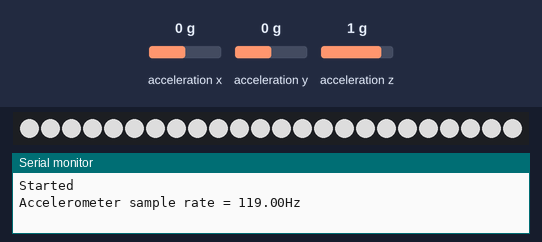
The sketch below on a simulated Arduino Nano 33 BLE. Parts: 24 RGB LEDs in strip order, left to right, the last lines printed to the serial monitor. The inputs (shaded band) are chosen by the test bench; at power-on: acceleration y 0 g, acceleration x 0 g, acceleration z 1 g. Dim RGB values are drawn brighter than linear.

Above: at 1.8 s.
1.9 s: acceleration y set to -1.4 g
5.0 s: acceleration x set to 0.8 g
At 7.9 s:
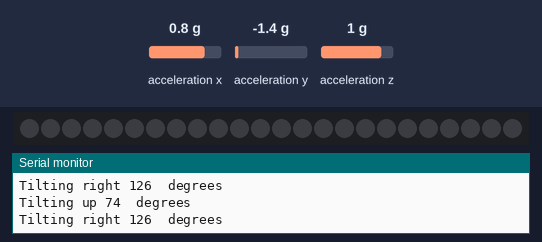
9.9 s: acceleration x set to 0 g
13.0 s: acceleration y set to 0 g
At 14.02 s:
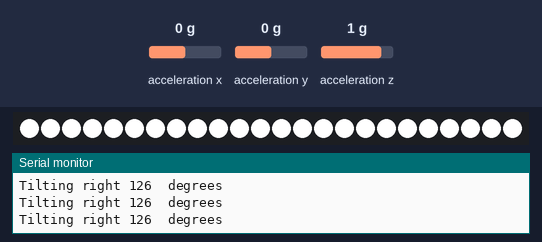
19.6 s: acceleration y set to -0.8 g
At 21.9 s:
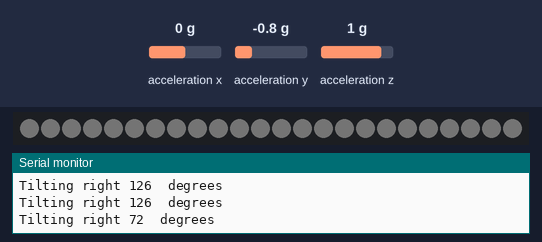
Timing chart, 0 to 23.4 s (numbered marks = the images above; inputs shaded):
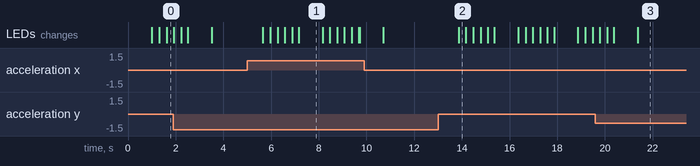

The sketch:

Dfrobot_neopixel_test_04.ino
```cpp
#include <Adafruit_NeoPixel.h>
#include <Arduino_LSM9DS1.h>

#define PIN            9  // Set the pin number to which the Data-In of the Neopixel Ring is connected
#define NUMPIXELS      24 // Set the number of pixels in your Neopixel Ring
Adafruit_NeoPixel pixels = Adafruit_NeoPixel(NUMPIXELS, PIN, NEO_GRB + NEO_KHZ800);

float x, y, z;
int degreesX = 0;
int degreesY = 0;
unsigned long lastMovementTime = 0;

void setup() {
  pixels.begin(); // Initialize the Neopixel library

  Serial.begin(9600);
  while (!Serial);
  Serial.println("Started");

  if (!IMU.begin()) {
    Serial.println("Failed to initialize IMU!");
    while (1);
  }

  Serial.print("Accelerometer sample rate = ");
  Serial.print(IMU.accelerationSampleRate());
  Serial.println("Hz");
}

void loop() {
  if (IMU.accelerationAvailable()) {
    IMU.readAcceleration(x, y, z);

    // Check for movement and display white color
    if (abs(x) > 0.1 || abs(y) > 0.1) {
      colorWipe(pixels.Color(255, 255, 255), 50); // Display white color
      lastMovementTime = millis(); // Update the last movement time
    } else {
      // If no movement and more than 1 second has passed, dim the LEDs
      if (millis() - lastMovementTime > 1000) {
        dimPixels();
      }
    }
  }

  if (x > 0.1) {
    x = 100 * x;
    degreesX = map(x, 0, 97, 0, 90);
    Serial.print("Tilting up ");
    Serial.print(degreesX);
    Serial.println("  degrees");
    // Dim the LEDs when tilted up
    dimPixels();
  }

  if (x < -0.1) {
    x = 100 * x;
    degreesX = map(x, 0, -100, 0, 90);
    Serial.print("Tilting down ");
    Serial.print(degreesX);
    Serial.println("  degrees");
    // Turn off the LEDs when tilted down
    pixels.clear();
    pixels.show();
  }

  if (y > 0.1) {
    y = 100 * y;
    degreesY = map(y, 0, 97, 0, 90);
    Serial.print("Tilting left ");
    Serial.print(degreesY);
    Serial.println("  degrees");
  }

  if (y < -0.1) {
    y = 100 * y;
    degreesY = map(y, 0, -100, 0, 90);
    Serial.print("Tilting right ");
    Serial.print(degreesY);
    Serial.println("  degrees");
  }

  delay(1000);
}

// Function to perform a color wipe effect
void colorWipe(uint32_t color, int wait) {
  for(int i=0; i<pixels.numPixels(); i++) {
    pixels.setPixelColor(i, color);
  }
  pixels.show();
  delay(wait);
}

// Function to dim the pixels gradually
void dimPixels() {
  for(int i = 255; i > 0; i--) {
    for(int j=0; j<pixels.numPixels(); j++) {
      pixels.setPixelColor(j, pixels.Color(255, 255, 255));
      pixels.setBrightness(i);
    }
    pixels.show();
    delay(5);
  }
  pixels.clear();
  pixels.show();
}
```

Measured:
- after the input at 5.0 s, the LEDs: first change after 0.66 s (image 1 shows a later state)
- after the input at 13.0 s, the LEDs: change after 0.87 s (image 2)
- what the display in image 1 shows lasts 1.0 s, from 7.2 s to 8.2 s
